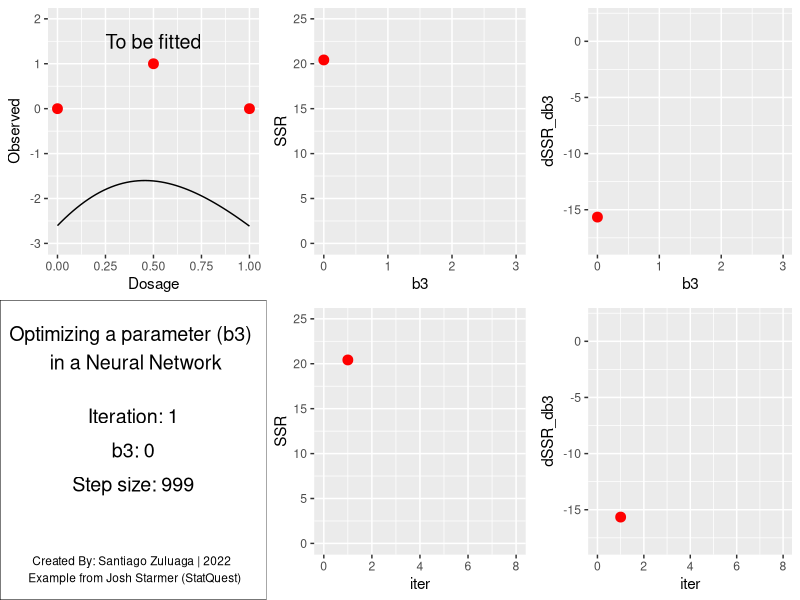
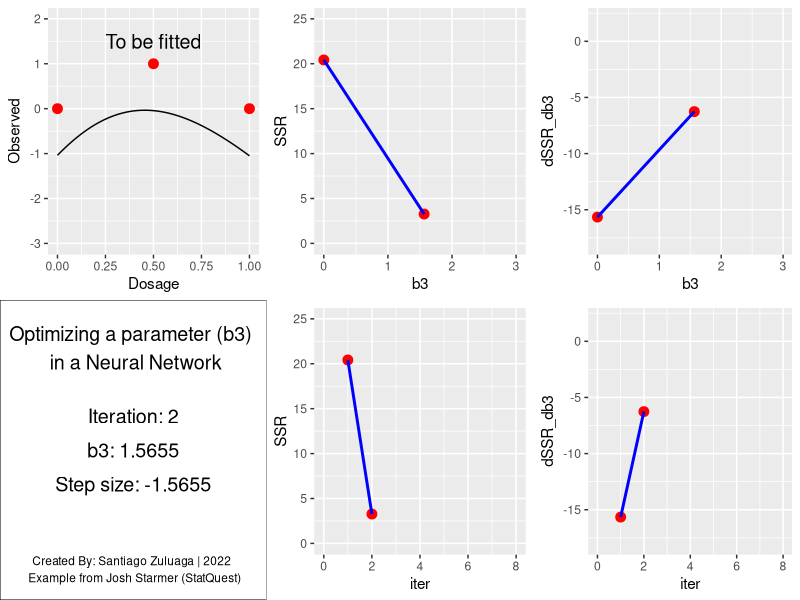
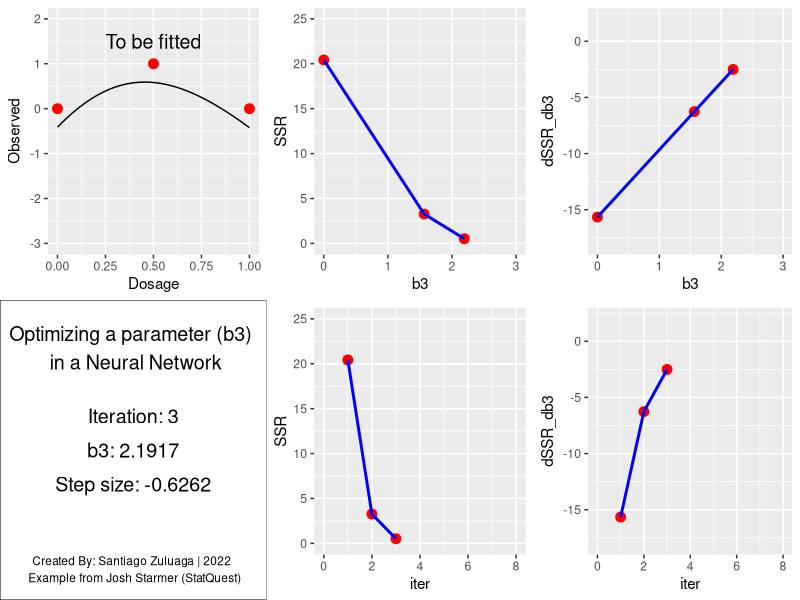
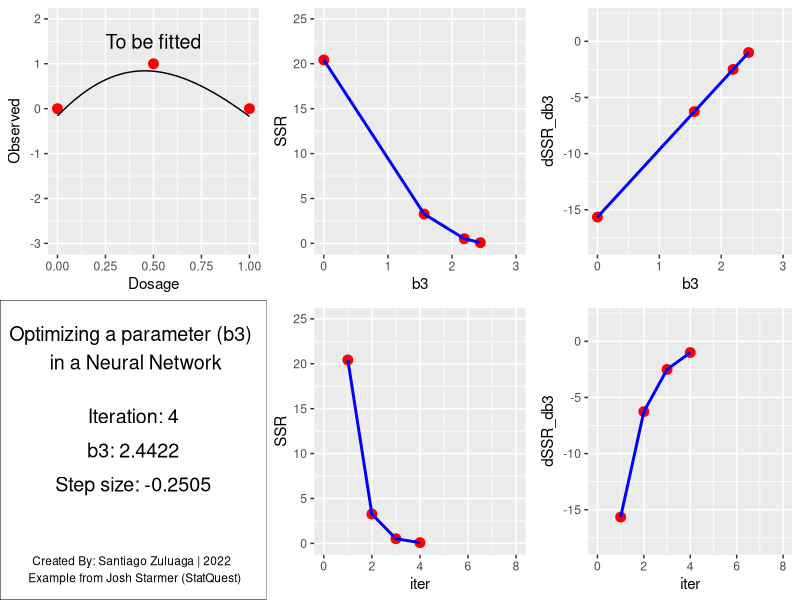
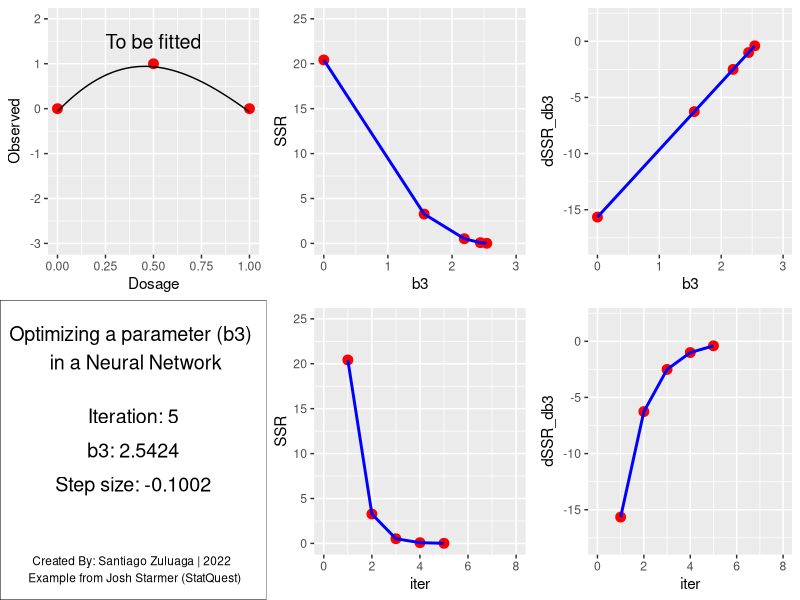
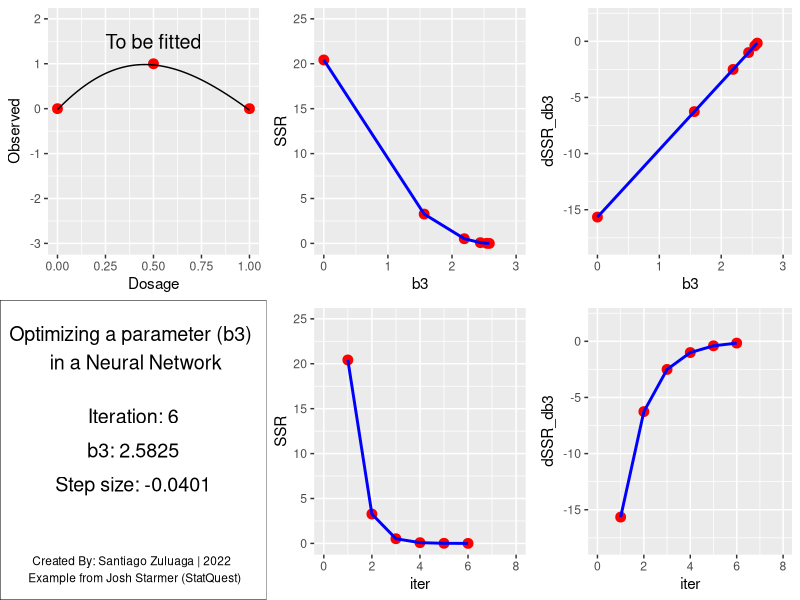
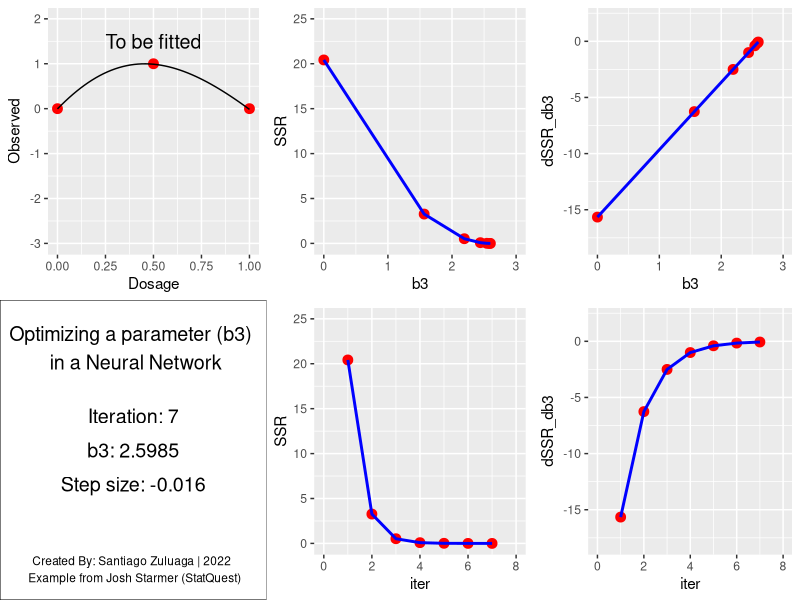
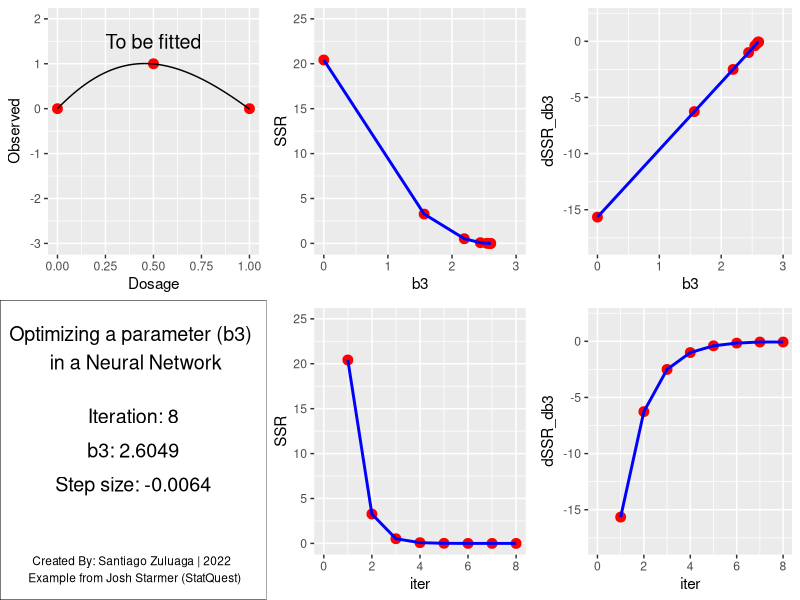

These charts were generated, in order, by the following R code: (Note: this script raises an error after producing the figures.)
# Source: https://www.youtube.com/watch?v=IN2XmBhILt4
# Build to illustrate the example given by StatQuest with Josh Starmer in
# Neural Networks Pt. 2: Backpropagation Main Ideas

# Estimating ONLY one parameter 
# b3 (one of the bias) is the parameter to estimate

## Libraries ----
library(ggplot2)
library(ggpubr)
library(stringr)
library(magick)
options(scipen = 999)

## Parameters estimated ----
# They were already estimated
w1 <- 3.34
w2 <- -3.53
w3 <- -1.22
w4 <- -2.30
b1 <- -1.43
b2 <- 0.57


## Activation function ----
# Softplus
softplus <- function(x){
  log(1+exp(x))
}

## Neural Network Output ----
# Dosage is the Input
# b3 is the parameter to estimate
NN <- function(Dosage, b3){
  
  # f1
  a1 <- Dosage * w1 + b1
  f1 <- w3 * softplus(a1)
  
  # f2
  a2 <- Dosage * w2 + b2
  f2 <- w4 * softplus(a2)
  
  # Output
  f1 + f2 + b3
}

## Backpropagation ----

### d Loss Functions / d b3 ----
# Derivate of the loss function with respect to b3
dSSR_db3 <- function(Observed, Predicted){
  sum(-2 * (Observed - Predicted))
}


### stepSize function ----
stepSize <- function(dSSR_db3, learning_rate){
  dSSR_db3 * learning_rate
}


### update b3 ----
update_b3 <- function(b3){
  b3 - stepSize
}

### SSR function
SSR <- function(Observed, Predicted){
  sum((Observed - Predicted)^2)
}

### Put together ----
# Initial values 
Dosage <- c(0, 0.5, 1)
Observed <- c(0, 1, 0)

### Testing Functions ----
Predicted <- NN(Dosage = Dosage, b3 = 0)
dSSR_db3(Observed, Predicted)


backPropagation <- function(Dosage, 
                            Observed, 
                            b3 = 0, 
                            learning_rate = 0.1, 
                            max_iter = 10000,
                            stepSize_tol = 0.01){
  
  # Initial value for b3
  b3 <- 0 
  # Initial value for the iterarion
  iter <- 1
  # Initial value for start the loop (just a big number)
  stepSize <- 999 
  
  # Dataframe where it'll saved the info for each iteration
  # datos BP (BackPropagation)
  datosBP <- data.frame(
                   iter = rep(0, 10000),
                   b3 = rep(0, 10000),
                   stepSize = rep(0, 10000),
                   SSR = rep(0, 10000),
                   dSSR_db3 = rep(0, 10000)
  )
  
  while(abs(stepSize) > stepSize_tol & iter < max_iter){
    
    # Save Iter
    datosBP$iter[iter] <- iter
    
    # Save b3
    datosBP$b3[iter] <- b3   
    
    # Sabe stepSize
    datosBP$stepSize[iter] <- stepSize  
    
    # Prediction from the NN
    Predicted <- NN(Dosage, b3)
    
    # SSR
    SSR <- SSR(Observed, Predicted)
    # Save SSR
    datosBP$SSR[iter] <- SSR 
    
    # dSSR_db3
    dSSR_db3 <- dSSR_db3(Observed, Predicted)
    # Save dSSR_db3
    datosBP$dSSR_db3[iter] <- dSSR_db3 
    
    # Step Size
    stepSize <- stepSize(dSSR_db3, learning_rate)
    
    # New b3
    b3 <- b3 - stepSize(dSSR_db3, learning_rate)
  
    # Iteration
    iter <- iter + 1
    

  }
    # Save final values
  
    # iter sabed
    datosBP$iter[iter] <- iter
    
    # b3 saved
    datosBP$b3[iter] <- b3   
    
    # stepSize saved
    datosBP$stepSize[iter] <- stepSize
    
    # Save SSR
    datosBP$SSR[iter] <- SSR 
    
    # Save dSSR_db3
    datosBP$dSSR_db3[iter] <- dSSR_db3 
    
  return(datosBP[1:iter,])
}

### Call backPropagation
datosBP <- backPropagation(Dosage = Dosage, Observed = Observed, stepSize_tol = 0.01)

## Animation ----
# Dosage and values Observed
Dosage <- c(0, 0.5, 1)
Observed <- c(0, 1, 0)
datos <- data.frame(Dosage = Dosage,
                    Observed = Observed)

### Function to plot

plot_datosBP <- function(x, 
                        y, 
                        xlim0, 
                        xlim1, 
                        ylim0,
                        ylim1,
                        iter){
  
  p <- ggplot(data = datosBP[1:iter,]) +
    geom_point(aes(x = {{x}}, y = {{y}}), color = "red", size = 3) +
    geom_line(aes(x = {{x}}, y = {{y}}), color = "blue", size = 1) +
    xlim(c(xlim0, xlim1)) +
    ylim(c(ylim0, ylim1))
  
  return(p)
}

### Plot SSR ----
for (iter in datosBP$iter){
  
  iteracion <- iter
  ### Plot data ----
  # Dataframe
  Dosage_Points <- seq(0, 1, 0.02)
  Predicted_Points <- NN(Dosage = Dosage_Points, b3 = datosBP$b3[iter])
  datos_curva <- data.frame(Dosage_Points = Dosage_Points,
                            Predicted_Points = Predicted_Points)
  
  p <- ggplot() +
    geom_point(data = datos, 
               mapping = aes(x = Dosage, y = Observed), color = "red", size = 3) +
    geom_line(data = datos_curva, 
              mapping = aes(x = Dosage_Points, y = Predicted_Points)) +
    xlim(c(0, 1)) +
    ylim(c(-3, 2)) +
    annotate("text", x = 0.5, y = 1.5, size = 5, 
             label = "To be fitted")
  
  
  p2 <- plot_datosBP(b3, SSR, 0, 3, 0, 25, iter = iter)
  p3 <- plot_datosBP(b3, dSSR_db3, 0, 3, -18, 2, iter = iter)
  p4 <- plot_datosBP(iter, SSR, 0, 8, 0, 25, iter = iter)
  p5 <- plot_datosBP(iter, dSSR_db3, 0, 8, -18, 2, iter = iter)
  
  
  text <- ggplot() + 
    annotate("text", x = 1, y = 8, size = 5, 
             label = "Optimizing a parameter (b3) \n in a Neural Network") +
    annotate("text", x = 1, y = 6, size = 5, 
             label = paste0("Iteration: ", round(datosBP$iter[iter],0))) +
    annotate("text", x = 1, y = 5, size = 5, 
             label = paste0("b3: ", round(datosBP$b3[iter],4))) + 
    annotate("text", x = 1, y = 4, size = 5, 
             label = paste0("Step size: ", round(datosBP$stepSize[iter],4))) +
    annotate("text", x = 1, y = 1.5, size = 3, 
             label = "Created By: Santiago Zuluaga | 2022 \n Example from Josh Starmer (StatQuest)") +
    ylim(c(1, 9)) +
    theme_void() +
    theme(panel.background = element_rect(fill = "white"))
  
  final_p <- ggarrange(p, p2, p3, text, p4, p5,
                       ncol = 3, nrow = 2)
    
  
  fp <- paste0("plot-animation", datosBP$iter[iter],".png")
  
  ggsave(plot = final_p, 
         path = "images-animation/",
         filename = fp, 
         device = "png",
         width = 7.5,
         height = 5)
}


# GIF CREATION
# For more info about gif creation: https://www.nagraj.net/notes/gifs-in-r/
# Use a RProject o make the changes
dir_imags <- "images-animation/"
imgs <- paste0(dir_imags, dir(dir_imags)[str_detect(dir(dir_imags), "png")])
plot_list <- lapply(imgs, image_read)

## join the images together
plot_joined <- image_join(plot_list)

## animate at 2 frames per second
plot_animated <- image_animate(plot_joined, fps = 2)

## view animated image
plot_animated

## save to disk
image_write(image = plot_animated,
            path = "BackPropagation.gif")
